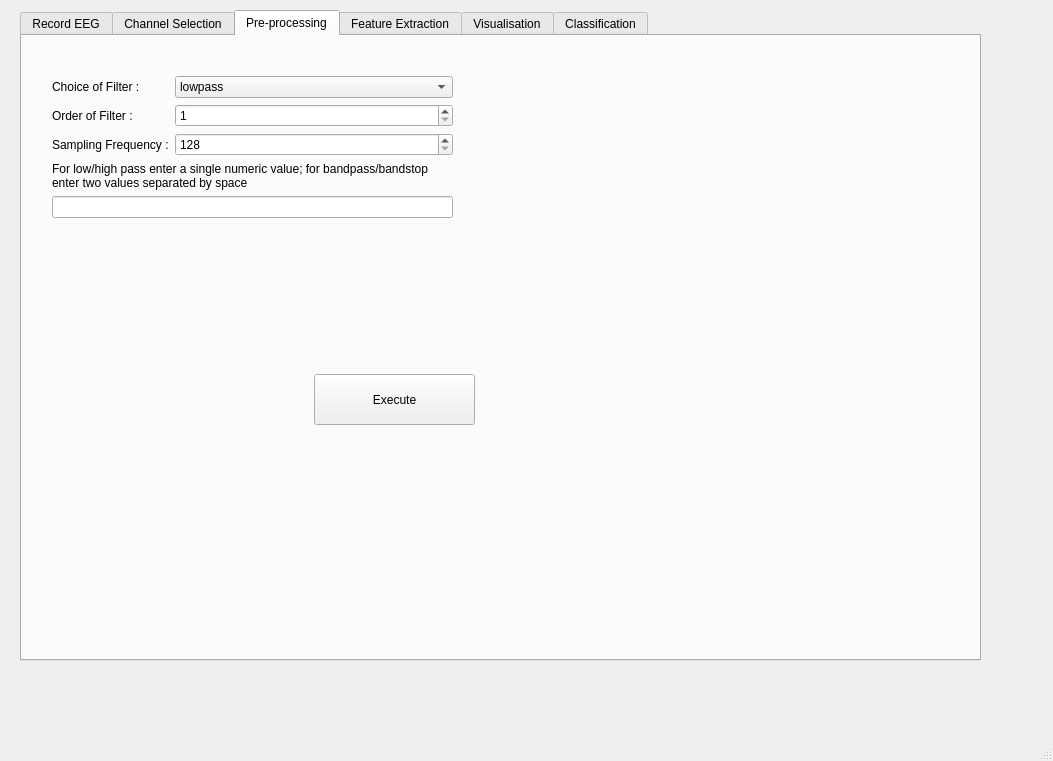
<?xml version="1.0" encoding="UTF-8"?>
<ui version="4.0">
 <class>MainWindow</class>
 <widget class="QMainWindow" name="MainWindow">
  <property name="geometry">
   <rect>
    <x>0</x>
    <y>0</y>
    <width>1053</width>
    <height>761</height>
   </rect>
  </property>
  <property name="windowTitle">
   <string>MainWindow</string>
  </property>
  <widget class="QWidget" name="centralwidget">
   <widget class="QTabWidget" name="tabWidget">
    <property name="geometry">
     <rect>
      <x>20</x>
      <y>10</y>
      <width>961</width>
      <height>651</height>
     </rect>
    </property>
    <property name="currentIndex">
     <number>2</number>
    </property>
    <widget class="QWidget" name="tab_5">
     <attribute name="title">
      <string>Record EEG</string>
     </attribute>
     <widget class="QWidget" name="layoutWidget">
      <property name="geometry">
       <rect>
        <x>11</x>
        <y>12</y>
        <width>351</width>
        <height>139</height>
       </rect>
      </property>
      <layout class="QFormLayout" name="formLayout">
       <item row="0" column="0">
        <widget class="QLabel" name="label">
         <property name="text">
          <string>Time period for each cue</string>
         </property>
        </widget>
       </item>
       <item row="0" column="1">
        <widget class="QSpinBox" name="spinBox"/>
       </item>
       <item row="1" column="0">
        <widget class="QLabel" name="label_2">
         <property name="text">
          <string>Time between two cues</string>
         </property>
        </widget>
       </item>
       <item row="1" column="1">
        <widget class="QSpinBox" name="spinBox_2"/>
       </item>
       <item row="3" column="0">
        <widget class="QLabel" name="label_3">
         <property name="text">
          <string>Number of trials</string>
         </property>
        </widget>
       </item>
       <item row="3" column="1">
        <widget class="QSpinBox" name="spinBox_3"/>
       </item>
       <item row="2" column="0">
        <widget class="QLabel" name="label_4">
         <property name="text">
          <string>Time of display of cross</string>
         </property>
        </widget>
       </item>
       <item row="2" column="1">
        <widget class="QSpinBox" name="spinBox_4"/>
       </item>
      </layout>
     </widget>
     <widget class="QWidget" name="layoutWidget">
      <property name="geometry">
       <rect>
        <x>420</x>
        <y>10</y>
        <width>131</width>
        <height>101</height>
       </rect>
      </property>
      <layout class="QGridLayout" name="gridLayout_2">
       <item row="0" column="0">
        <widget class="QPushButton" name="pushButton">
         <property name="text">
          <string>Start Recording</string>
         </property>
        </widget>
       </item>
       <item row="1" column="0">
        <widget class="QPushButton" name="pushButton_6">
         <property name="text">
          <string>Stop Recording</string>
         </property>
        </widget>
       </item>
      </layout>
     </widget>
    </widget>
    <widget class="QWidget" name="tab_6">
     <attribute name="title">
      <string>Channel Selection</string>
     </attribute>
     <widget class="QWidget" name="layoutWidget">
      <property name="geometry">
       <rect>
        <x>670</x>
        <y>40</y>
        <width>221</width>
        <height>391</height>
       </rect>
      </property>
      <layout class="QVBoxLayout" name="verticalLayout">
       <item>
        <layout class="QGridLayout" name="gridLayout_3">
         <item row="6" column="0">
          <widget class="QCheckBox" name="O1">
           <property name="text">
            <string>O1</string>
           </property>
          </widget>
         </item>
         <item row="1" column="0">
          <widget class="QCheckBox" name="F7">
           <property name="text">
            <string>F7</string>
           </property>
          </widget>
         </item>
         <item row="5" column="0">
          <widget class="QCheckBox" name="P7">
           <property name="text">
            <string>P7</string>
           </property>
          </widget>
         </item>
         <item row="0" column="0">
          <widget class="QCheckBox" name="AF3">
           <property name="text">
            <string>AF3</string>
           </property>
          </widget>
         </item>
         <item row="3" column="0">
          <widget class="QCheckBox" name="FC5">
           <property name="text">
            <string>FC5</string>
           </property>
          </widget>
         </item>
         <item row="0" column="1">
          <widget class="QCheckBox" name="O2">
           <property name="text">
            <string>O2</string>
           </property>
          </widget>
         </item>
         <item row="2" column="1">
          <widget class="QCheckBox" name="T8">
           <property name="text">
            <string> T8</string>
           </property>
          </widget>
         </item>
         <item row="4" column="0">
          <widget class="QCheckBox" name="T7">
           <property name="text">
            <string>T7</string>
           </property>
          </widget>
         </item>
         <item row="6" column="1">
          <widget class="QCheckBox" name="AF4">
           <property name="text">
            <string>AF4</string>
           </property>
          </widget>
         </item>
         <item row="4" column="1">
          <widget class="QCheckBox" name="F4">
           <property name="text">
            <string>F4</string>
           </property>
          </widget>
         </item>
         <item row="1" column="1">
          <widget class="QCheckBox" name="P8">
           <property name="text">
            <string>P8</string>
           </property>
          </widget>
         </item>
         <item row="2" column="0">
          <widget class="QCheckBox" name="F3">
           <property name="text">
            <string>F3</string>
           </property>
          </widget>
         </item>
         <item row="5" column="1">
          <widget class="QCheckBox" name="F8">
           <property name="text">
            <string>F8</string>
           </property>
          </widget>
         </item>
         <item row="3" column="1">
          <widget class="QCheckBox" name="FC6">
           <property name="text">
            <string>FC6</string>
           </property>
          </widget>
         </item>
        </layout>
       </item>
       <item>
        <widget class="QPushButton" name="pushButton_8">
         <property name="text">
          <string>Select All</string>
         </property>
        </widget>
       </item>
       <item>
        <widget class="QPushButton" name="pushButton_7">
         <property name="text">
          <string>Update Channel Selection</string>
         </property>
        </widget>
       </item>
      </layout>
     </widget>
     <widget class="QLabel" name="label_5">
      <property name="geometry">
       <rect>
        <x>30</x>
        <y>20</y>
        <width>571</width>
        <height>511</height>
       </rect>
      </property>
      <property name="text">
       <string/>
      </property>
      <property name="pixmap">
       <pixmap>resources/10-20.png</pixmap>
      </property>
      <property name="scaledContents">
       <bool>true</bool>
      </property>
     </widget>
    </widget>
    <widget class="QWidget" name="tab_4">
     <attribute name="title">
      <string>Pre-processing</string>
     </attribute>
     <widget class="QPushButton" name="pushButton_9">
      <property name="geometry">
       <rect>
        <x>292</x>
        <y>338</y>
        <width>161</width>
        <height>51</height>
       </rect>
      </property>
      <property name="text">
       <string>Execute</string>
      </property>
     </widget>
     <widget class="QWidget" name="layoutWidget">
      <property name="geometry">
       <rect>
        <x>30</x>
        <y>40</y>
        <width>401</width>
        <height>241</height>
       </rect>
      </property>
      <layout class="QFormLayout" name="formLayout_2">
       <item row="0" column="0">
        <widget class="QLabel" name="label_6">
         <property name="text">
          <string>Choice of Filter :</string>
         </property>
        </widget>
       </item>
       <item row="0" column="1">
        <widget class="QComboBox" name="comboBox">
         <item>
          <property name="text">
           <string>lowpass</string>
          </property>
         </item>
         <item>
          <property name="text">
           <string>highpass</string>
          </property>
         </item>
         <item>
          <property name="text">
           <string>bandpass</string>
          </property>
         </item>
         <item>
          <property name="text">
           <string>bandstop</string>
          </property>
         </item>
        </widget>
       </item>
       <item row="1" column="0">
        <widget class="QLabel" name="label_7">
         <property name="text">
          <string>Order of Filter :</string>
         </property>
        </widget>
       </item>
       <item row="1" column="1">
        <widget class="QSpinBox" name="spinBox_5">
         <property name="minimum">
          <number>1</number>
         </property>
        </widget>
       </item>
       <item row="2" column="0">
        <widget class="QLabel" name="label_8">
         <property name="text">
          <string>Sampling Frequency :</string>
         </property>
        </widget>
       </item>
       <item row="2" column="1">
        <widget class="QSpinBox" name="spinBox_6">
         <property name="minimum">
          <number>128</number>
         </property>
         <property name="maximum">
          <number>1000</number>
         </property>
         <property name="singleStep">
          <number>128</number>
         </property>
        </widget>
       </item>
       <item row="3" column="0" colspan="2">
        <layout class="QVBoxLayout" name="verticalLayout_4">
         <item>
          <widget class="QLabel" name="label_9">
           <property name="text">
            <string>For low/high pass enter a single numeric value; for bandpass/bandstop enter two values separated by space</string>
           </property>
           <property name="wordWrap">
            <bool>true</bool>
           </property>
          </widget>
         </item>
         <item>
          <widget class="QLineEdit" name="lineEdit"/>
         </item>
        </layout>
       </item>
      </layout>
     </widget>
    </widget>
    <widget class="QWidget" name="tab">
     <attribute name="title">
      <string>Feature Extraction</string>
     </attribute>
     <widget class="QWidget" name="layoutWidget_2">
      <property name="geometry">
       <rect>
        <x>20</x>
        <y>30</y>
        <width>201</width>
        <height>161</height>
       </rect>
      </property>
      <layout class="QVBoxLayout" name="verticalLayout_2">
       <item>
        <widget class="QCheckBox" name="checkBox">
         <property name="text">
          <string>Relative PSD</string>
         </property>
        </widget>
       </item>
       <item>
        <widget class="QCheckBox" name="checkBox_2">
         <property name="text">
          <string>PSD</string>
         </property>
        </widget>
       </item>
       <item>
        <widget class="QCheckBox" name="checkBox_3">
         <property name="text">
          <string>Wavelet Transform</string>
         </property>
        </widget>
       </item>
       <item>
        <widget class="QPushButton" name="pushButton_2">
         <property name="text">
          <string>Save to CSV</string>
         </property>
        </widget>
       </item>
      </layout>
     </widget>
    </widget>
    <widget class="QWidget" name="tab_2">
     <attribute name="title">
      <string>Visualisation</string>
     </attribute>
     <widget class="QWidget" name="layoutWidget">
      <property name="geometry">
       <rect>
        <x>30</x>
        <y>40</y>
        <width>701</width>
        <height>41</height>
       </rect>
      </property>
      <layout class="QHBoxLayout" name="horizontalLayout">
       <item>
        <widget class="QPushButton" name="pushButton_4">
         <property name="text">
          <string>Frequency Spectrum</string>
         </property>
        </widget>
       </item>
       <item>
        <widget class="QPushButton" name="pushButton_3">
         <property name="text">
          <string>Raw EEG</string>
         </property>
        </widget>
       </item>
       <item>
        <widget class="QPushButton" name="pushButton_5">
         <property name="text">
          <string>Power Spectral Density</string>
         </property>
        </widget>
       </item>
      </layout>
     </widget>
    </widget>
    <widget class="QWidget" name="tab_3">
     <attribute name="title">
      <string>Classification</string>
     </attribute>
    </widget>
   </widget>
  </widget>
  <widget class="QMenuBar" name="menubar">
   <property name="geometry">
    <rect>
     <x>0</x>
     <y>0</y>
     <width>1053</width>
     <height>25</height>
    </rect>
   </property>
  </widget>
  <widget class="QStatusBar" name="statusbar"/>
 </widget>
 <resources/>
 <connections/>
</ui>
